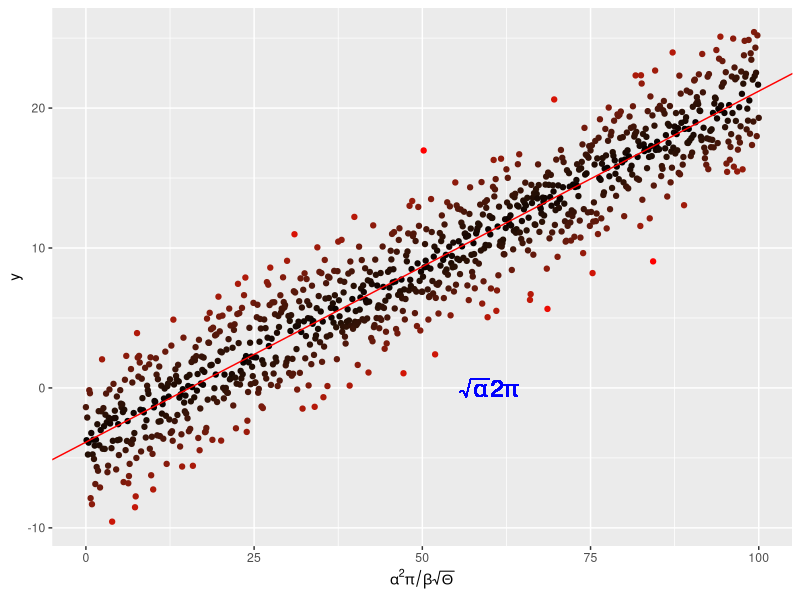

Write R code to recreate this figure.
require(ggplot2)

# create an "ideal" linear regression data!
x <- seq(0, 100, by = 0.1)
y <- -4. + 0.25 * x +
  rnorm(length(x), mean = 0., sd = 2.5)

# now a dataframe
my_data <- data.frame(x = x, y = y)

# perform a linear regression
my_lm <- summary(lm(y ~ x, data = my_data))

# plot the data
p <-  ggplot(my_data, aes(x = x, y = y,
                          colour = abs(my_lm$residual))
             ) +
  geom_point() +
  scale_colour_gradient(low = "black", high = "red") +
  theme(legend.position = "none") +
  scale_x_continuous(
    expression(alpha^2 * pi / beta * sqrt(Theta)))

# add the regression line
p <- p + geom_abline(
  intercept = my_lm$coefficients[1][1],
  slope = my_lm$coefficients[2][1],
  colour = "red")
# throw some math on the plot
p <- p + geom_text(aes(x = 60, y = 0,
                       label = "sqrt(alpha) * 2* pi"), 
                       parse = TRUE, size = 6, 
                       colour = "blue")

# print in a pdf
pdf("../Results/MyLinReg.pdf")
print(p)
dev.off()
